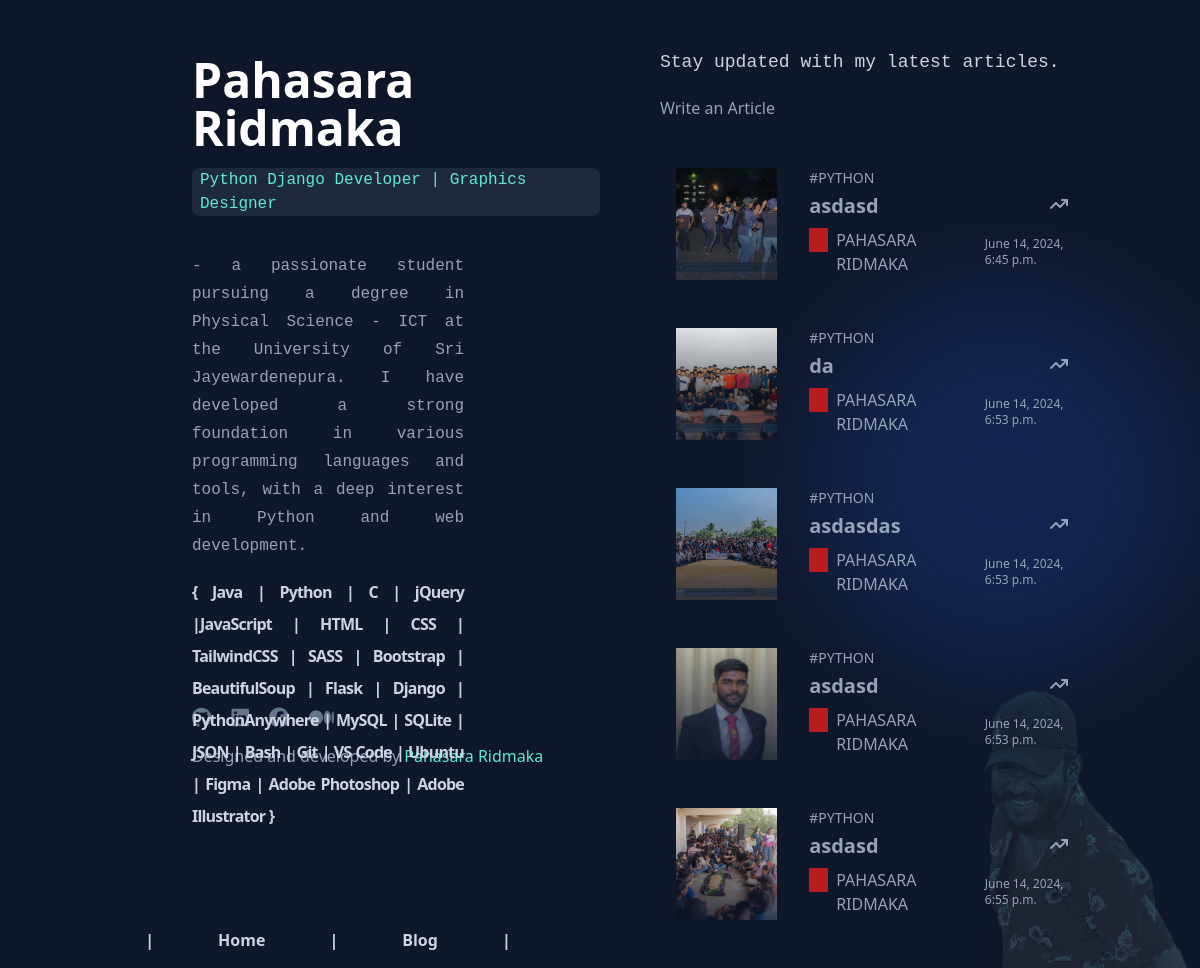
Page /blog/posts/ on the committed database.
### blog/models.py (models this page shows, shortened)
class Post(models.Model):
    author = models.ForeignKey(User, on_delete=models.CASCADE, default="")
    title = models.CharField( max_length=100)
    body = models.TextField()
    created_at = models.DateTimeField( auto_now=False, auto_now_add=True)
    updated_at = models.DateTimeField( auto_now=True, auto_now_add=False)
    thumbnail = models.ImageField( upload_to="uploads/", max_length=100, default="")

### blog/views.py (the view)
# urls.py: path('posts/', post_list, name="posts"),
def post_list(request):
    posts = Post.objects.all()
    context = {"posts" : posts}
    return render(request, 'post_list.html', context )

### templates/post_list.html (shortened to what this page needs)
{% extends 'base.html' %} {% load static %}
{% block content %}
  <div class="my-8">
    <h1 class="mb-5 font-mono text-slate-300 text-lg">Stay updated with my latest articles.</h1>
    <a href="{% url 'write' %}">Write an Article</a>
  </div>
  {% for post in posts %}
    <div class="flex h-36 hover:shadow-xl hover:ring-1 hover:ring-slate-500 hover:rounded-md mb-4 hover:bg-slate-800/40">
      <div class="p-4 w-[30%]">
        <div class="h-full w-full relative">
          <img class="w-full h-full object-cover z-0" src="{{ post.thumbnail.url }}" alt="" />
          <div class="z-10 w-full h-full inset-0 object-cover bg-gradient-to-t from-slate-900/80 absolute"></div>
        </div>
      </div>
      <div class="p-4 w-[70%]">
        <p class="text-sm pb-1">#PYTHON</p>
        <a href="{% url 'post-detail' post.pk %}" class="flex justify-between">
          <p class="font-semibold hover:text-teal-300 text-xl">{{ post.title }}</p>
          <span><i class="fa-solid fa-arrow-trend-up mr-5"></i></span>
        </a>
        <div class="flex my-2">
          <div class="bg-red-700 h-6 w-6 mr-2"></div>
          <div class="flex gap-7">
            <p class="font-thin">{{ post.author.first_name|upper }} {{ post.author.last_name|upper }}</p>
            <p class="text-xs content-center font-thin">{{ post.created_at }}</p>
          </div>
        </div>
      </div>
    </div>
  {% endfor %}
{% endblock %}

### templates/base.html (shortened to what this page needs)
{% load static %}
<!DOCTYPE html>
<html lang="en">
  <head>
    <link rel="stylesheet" href="https://cdnjs.cloudflare.com/ajax/libs/font-awesome/6.5.2/css/all.min.css" />
    <link rel="stylesheet" href="{% static 'css/style.css' %}" />
  </head>
  <body class="bg-slate-900 text-slate-400 selection:text-teal-900 selection:bg-teal-300">
    <div class="flex lg:py-0 relative h-full">
      <div class="w-1/2 text-white fixed h-screen pl-24">
        <div class="h-full pl-24 py-4">
          <div class="h-[80%] py-10">
            <div class="grid items-center gap-4 relative">
              <h1 class="font-semibold drop-shadow-md text-5xl font-">Pahasara Ridmaka</h1>
              <div class="mb-5">
                <h2 class="font-mono px-2 font-thin text-teal-300 inline-block bg-slate-800 rounded-lg">Python Django Developer | Graphics Designer</h2>
              </div>
              <p class="leading-7 font-thin text-slate-400 font-mono w-2/3 text-justify">- a passionate student pursuing a degree in Physical Science - ICT at the University of Sri Jayewardenepura. I have developed a strong foundation in various programming languages and tools, with a deep interest in Python and web development.</p>
              <p class="text-slate-300 w-2/3 font-semibold leading-loose -tracking-wider text-justify">{ Java | Python | C | jQuery |JavaScript | HTML | CSS | TailwindCSS | SASS | Bootstrap | BeautifulSoup | Flask | Django | PythonAnywhere | MySQL | SQLite | JSON | Bash | Git | VS Code | Ubuntu | Figma | Adobe Photoshop | Adobe Illustrator }</p>
            </div>
            <div class="font-semibold text-slate-300 flex gap-16 justify-center py-24 content-center w-2/3">
              <a class="">|</a>
              <a class="hover:text-teal-300" href="{% url 'home' %}">Home</a>
              <a class="">|</a>
              <a class="hover:text-teal-300" href="{% url 'posts' %}">Blog</a>
              <a class="">|</a>
            </div>
          </div>
          <div class="flex justify-end flex-col h-[20%] pb-4 gap-4">
            <div class="flex gap-5 fa-lg text-slate-500">
              <a href="https://github.com/pahasara-ridmaka" target="_blank"><i class="fa-brands fa-github hover:text-slate-400"></i></a>
              <a href="https://www.linkedin.com/in/pahasara-ridmaka/" target="_blank"><i class="fa-brands fa-linkedin hover:text-slate-400"></i></a>
              <a href="https://www.facebook.com/pahasararidmaka/" target="_blank"><i class="fa-brands fa-facebook hover:text-slate-400"></i></a>
              <a href="https://medium.com/@codemonke" target="_blank"><i class="fa-brands fa-medium hover:text-slate-400"></i></a>
            </div>
            <p class="text-slate-400">
              Designed and developed by <a class="text-teal-300" href="https://github.com/pahasara-ridmaka" target="_blank">Pahasara Ridmaka</a>
            </p>
          </div>
        </div>
      </div>
      <div class="w-1/2 ml-[55%] pr-24 my-4">
        <div class="">
          {% block content %}
          {% endblock %}
        </div>
        <div id="follower" class="top-[30%] right-[5px] w-96 h-96 fixed rounded-full bg-blue-600 filter blur-3xl opacity-20 -z-20"></div>
        <div class="fixed opacity-25 -z-20 -bottom-[5%] right-0 w-64 h-auto">
          <img class="" src="{% static 'img/bg.png' %}" alt="" />
        </div>
      </div>
    </div>
  </body>
</html>

### rows in the picture
Post: thumbnail (picture), title "asdasd", author.first_name "PAHASARA", author.last_name "RIDMAKA", created_at "June 14, 2024, 6:45 p.m."
Post: thumbnail (picture), title "da", author.first_name "PAHASARA", author.last_name "RIDMAKA", created_at "June 14, 2024, 6:53 p.m."
Post: thumbnail (picture), title "asdasdas", author.first_name "PAHASARA", author.last_name "RIDMAKA", created_at "June 14, 2024, 6:53 p.m."
Post: thumbnail (placeholder picture), title "asdasd", author.first_name "PAHASARA", author.last_name "RIDMAKA", created_at "June 14, 2024, 6:53 p.m."
Post: thumbnail (picture), title "asdasd", author.first_name "PAHASARA", author.last_name "RIDMAKA", created_at "June 14, 2024, 6:55 p.m."
